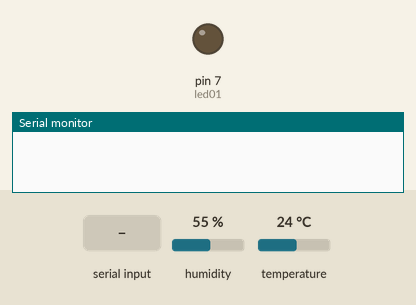
This sketch was run on a simulated Arduino Uno, built with avr-gcc and run on an emulated ATmega328P. Parts: output pins drawn as LEDs (lit = HIGH), the last lines printed to the serial monitor. Inputs (shaded band) come from the test bench; at power-on: humidity 55 %, temperature 24 °C.

Above: at 1.2 s.
1.3 s: "1\n" received over Serial
At 2.2 s:
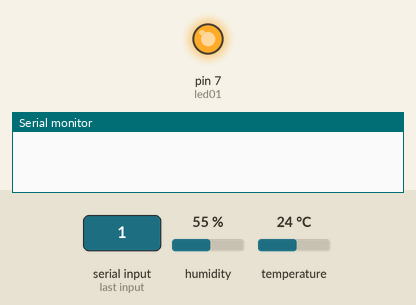
3.0 s: "0\n" received over Serial
At 3.8 s:
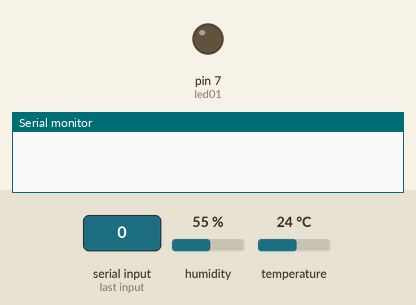
11.5 s: "2\n" received over Serial
At 12.8 s:
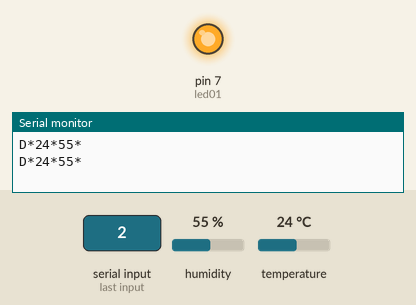
Timing chart, 0 to 14.5 s (numbered marks = the images above; inputs shaded):
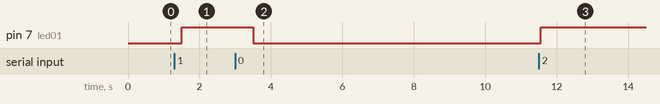

The sketch:

kitchen.ino
```cpp
#include <Ethernet.h>
#include <SimpleDHT.h>
#define pinDHT11 12
SimpleDHT11 dht11;

byte temp=0;
byte hum=0;

#define led01 7


int count=0;
String income="";

void setup() {
  // put your setup code here, to run once:
  Serial.begin(9600);

  pinMode(led01, OUTPUT);

  digitalWrite(led01, LOW);

}

void loop() {
  // put your main code here, to run repeatedly:

  if(count==10) {
    dht11.read(pinDHT11, &temp, &hum, NULL);
    Serial.print("D*"+String(temp)+'*'+String(hum)+'*'+'\n'); //send temperature to clientPython
    count=0;
  }
  count++;

  if (Serial.available() > 0) {
    income = Serial.readStringUntil('\n');//"011\n"
    if(income[0] == '0')
      digitalWrite(led01, LOW);
    else
      digitalWrite(led01, HIGH);

  }
  delay(500);//ms
}
```

Measured:
- after the input at 1.3 s, pin 7 (led01): LOW → HIGH after 0.20 s
- after the input at 3.0 s, pin 7 (led01): HIGH → LOW after 0.50 s
- after the input at 11.5 s, pin 7 (led01): LOW → HIGH after 0.05 s
